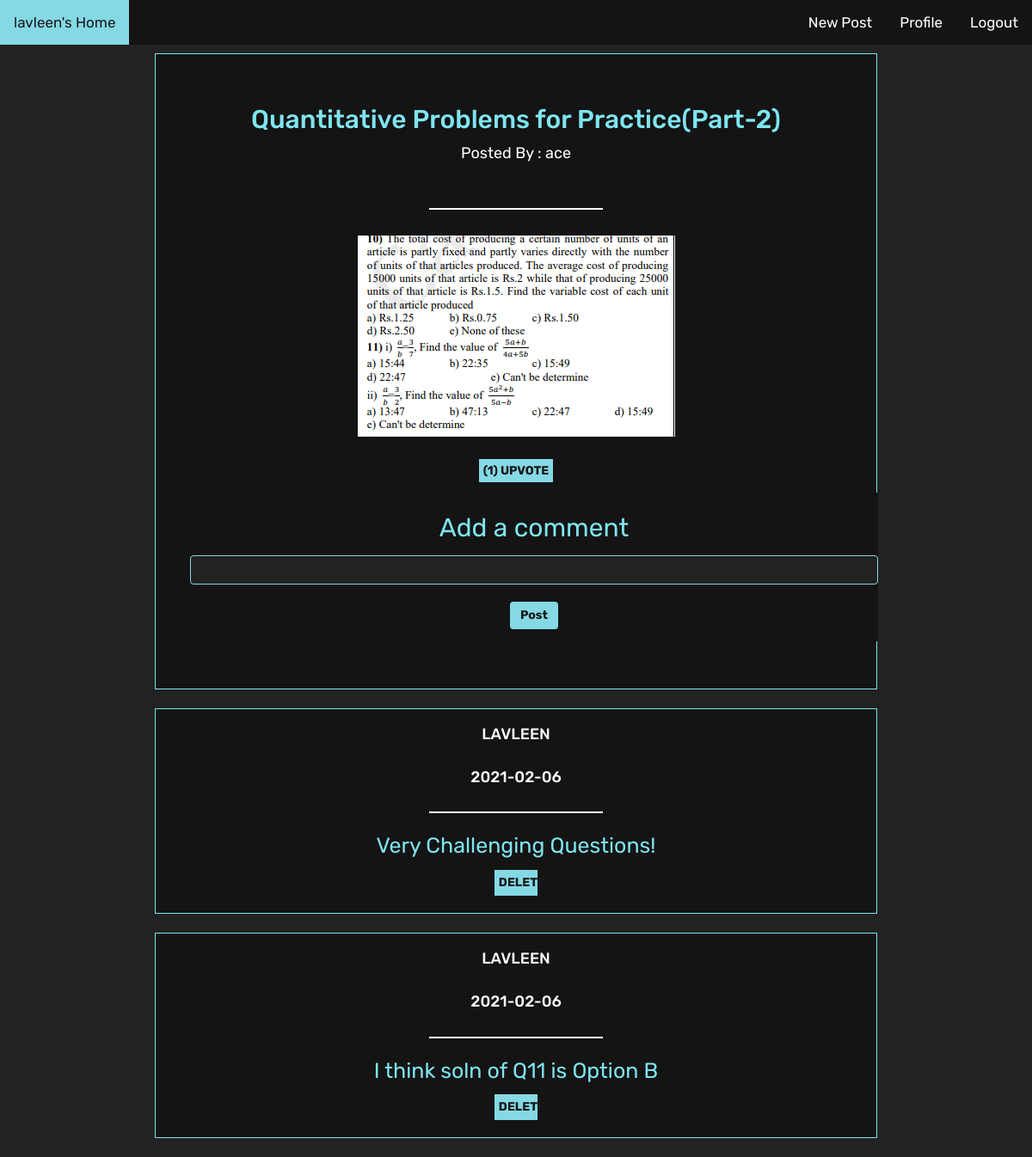
The page /comment.php?id=4 (signed in) on the database its author committed.
### tables this page shows
CREATE TABLE `posttable` (
  `title` varchar(255) NOT NULL,
  `content` longtext NOT NULL,
  `author` varchar(255) NOT NULL,
  `image` varchar(255) DEFAULT NULL,
  `id` int(11) NOT NULL,
  `likes` int(11) NOT NULL DEFAULT 0,
  `dislikes` int(11) NOT NULL DEFAULT 0,
  `tag` varchar(50) DEFAULT NULL
);

CREATE TABLE `postcomments` (
  `postid` int(11) NOT NULL,
  `email` varchar(255) NOT NULL,
  `comment` varchar(255) NOT NULL,
  `dates` date DEFAULT NULL
);

### getSpecificPost.php (the view, shortened to what this page needs)
<?php
function getSpecificPosts(){
  $con = mysqli_connect("localhost","root","","posts");
  $srch=$_GET['id'];
  $query="SELECT * FROM `posttable` where id ='$srch'";
  $query2="SELECT * FROM `postcomments` where postid ='$srch' order by dates desc";
  $result=mysqli_query($con,$query);
  while($row=mysqli_fetch_array($result)){
    echo '
    <div class="container">
    <h3 class="posttitle">'.$row['title'].'</h3>
    <p class="postcontent">Posted By : '.$row['author'].'</p>
    <br>
    <hr width="200px">
    <p class="postcontent">'.$row['content'].'<p>
    <img src="uploads/'.$row['image'].'"class="imgt" ?>
    <br>
    <div class ="interact">
    <a class="btnLike" href="like.php?id='.$row["id"].'"><span>('.$row["likes"].') </span>UPVOTE</a>
    </div>
    <div class="searchbar2">
    <form action="addComment.php?id='.$row["id"].'" method="POST" id="form1">
    	<br>
      <p class="posttitle" style="">Add a comment</p>
      <input type="text" class="form-control" name="text" id="title">
      <br>
      <button type="submit" class="btn btn-primary" id="lgn">Post</button>
    </form>
    </div>
    </div>
    ';
    $result2=mysqli_query($con,$query2);
    while($row2=mysqli_fetch_array($result2)){
      echo '
      <div class="searchbar">
      <h3 class="cmname">'.$row2['email'].'</h3>
      <h3 class="cmname">'.$row2['dates'].'</h3>
      <hr width="200px">
      <p class="cmcontent">'.$row2['comment'].'</p>
      ';
      if($_SESSION['email']===$row2['email'])
      {
        echo '
        <a class="btnLike" style="width:6%;" href="deleteComment.php?id='.$row["id"].'">DELETE</a>
        <br>
        </div>
        ';
      }
      else{
        echo'
        </div>';
      }
  }
}
}

### styles/inprof.css (style rules this page uses)
body { background: #222222; }
.imgt { display: block; margin-left: auto; margin-right: auto; width: 100%; }
#lgn { background-color:#fff; color:#222222; border:0; font-family: 'Rubik', sans-serif; }
.container { display: flex; flex-direction: column; align-items: center; background: #141414; border:1px solid #7FE5F0; margin-top: 10px; margin-bottom: 10px; padding:40px; width:70%; }
.searchbar { background: #141414; border:1px solid #7FE5F0; width: 70%; margin:22px auto; display: table; }
.searchbar2 { background: #141414; text-align: center; width: 50%; margin:15px auto ; display: table; }
.searchbar { display: flex; flex-direction: column; align-items: center; text-align: center; }
hr { border: 1px solid ; color:#fff; }
.posttitle { font-size: 30px; font-family: 'Rubik', sans-serif; color:#7FE5F0; }
.cmcontent { font-size: 25px; font-family: 'Rubik', sans-serif; color:#7FE5F0; }
.postcontent { font-size: 18px; font-family: 'Rubik', sans-serif; color:#fff; }
.cmname { text-transform: uppercase; font-size: 18px; font-family: 'Rubik', sans-serif; color:#fff; }
#title { width: 800px; border: 1px solid #84D9E5; background:#222222; color:#fff }
#lgn { background-color:#84D9E5; color:#191919; border:0; font-weight: bold; font-family: 'Rubik', sans-serif; }
.btnLike { width: 100%; padding: 5px; background-color:#84D9E5; color:#191919; border:0; font-weight: bold; font-family: 'Rubik', sans-serif; }

### rows shown on the page
posttable: title "Quantitative Problems for Practice(Part-2)", author "ace", image (picture), likes "1"
postcomments: email "LAVLEEN", dates "2021-02-06", comment "Very Challenging Questions!"
postcomments: email "LAVLEEN", dates "2021-02-06", comment "I think soln of Q11 is Option B"

### other values the page prints
$_SESSION["email"] "lavleen"
